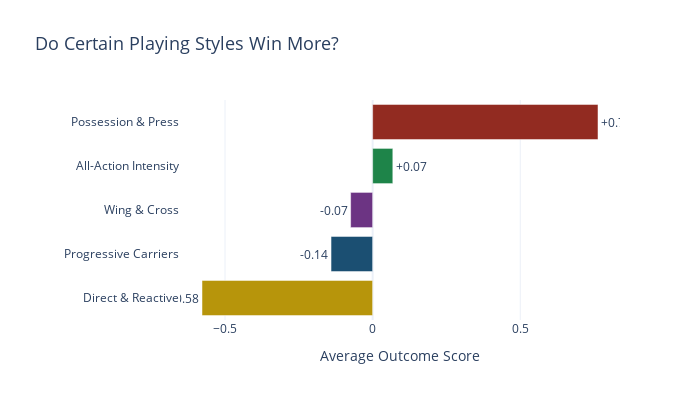

The notebook cell saved with this chart:
### Markdown cell above
## Style vs Results

Does playing style predict results? Not entirely — tactics are only one part of the picture. But some styles are associated with better outcomes on average, simply because the best-resourced clubs tend to adopt certain approaches (high pressing, possession dominance) while less-resourced clubs gravitate towards reactive, direct football.

The chart below shows the average **Outcome score** (based on expected points and actual points) for each tactical family.

### Code cell
# -- Outcome by family --
outcomes = []
for fid in range(BEST_K):
    mask = qdf_clean["family_id"] == fid
    outcomes.append({
        "family": FAMILY_NAMES[fid],
        "outcome": qdf_clean.loc[mask, "Outcome"].mean(),
        "n": mask.sum(),
        "color": FAMILY_COLORS[fid],
    })
outcomes_df = pd.DataFrame(outcomes).sort_values("outcome")

fig = go.Figure(go.Bar(
    x=outcomes_df["outcome"],
    y=outcomes_df["family"],
    orientation='h',
    marker_color=outcomes_df["color"],
    text=outcomes_df["outcome"].apply(lambda x: f"{x:+.2f}"),
    textposition='outside',
))
fig.update_layout(
    title="Do Certain Playing Styles Win More?",
    title_font_size=18,
    xaxis_title="Average Outcome Score",
    height=400, width=700,
    template='plotly_white',
    margin=dict(l=180),
)
fig.show()

# -- Correlation between style and results --
print("\nCorrelation between style and results:")
for dim in style_dims:
    r = qdf_clean[dim].corr(qdf_clean["Outcome"])
    arrow = "→ wins more" if r > 0.1 else ("→ wins less" if r < -0.1 else "→ no clear link")
    print(f"  {dim:20s}  r={r:+.3f}  {arrow}")

### Figure 1 — Plotly figure (JSON) as saved in the notebook; plotly's stock layout.template omitted (floating-point values rounded to 4 significant figures)
{"data": [{"marker": {"color": ["#B7950B", "#1B4F72", "#6C3483", "#1E8449", "#922B21"]}, "orientation": "h", "text": ["-0.58", "-0.14", "-0.07", "+0.07", "+0.76"], "textposition": "outside", "type": "bar", "x": [-0.578, -0.1409, -0.07461, 0.06833, 0.7633], "y": ["Direct & Reactive", "Progressive Carriers", "Wing & Cross", "All-Action Intensity", "Possession & Press"]}], "layout": {"height": 400, "margin": {"l": 180}, "title": {"font": {"size": 18}, "text": "Do Certain Playing Styles Win More?"}, "width": 700, "xaxis": {"title": {"text": "Average Outcome Score"}}}}
